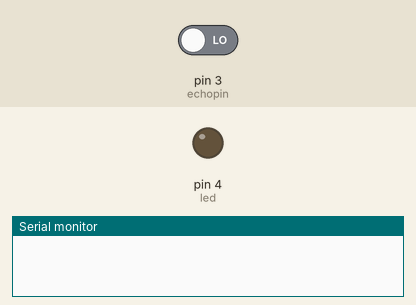
A sketch run on a simulated Arduino Uno, built with avr-gcc and run on an emulated ATmega328P. Shown: output pins drawn as LEDs (lit = HIGH), the last lines printed to the serial monitor. The inputs (shaded band) are chosen by the test bench; at power-on: pin 3 (echopin) LOW. Pins used as bus, display or sensor lines are not drawn.

Above: at 0.1 s.
At 3.1 s:
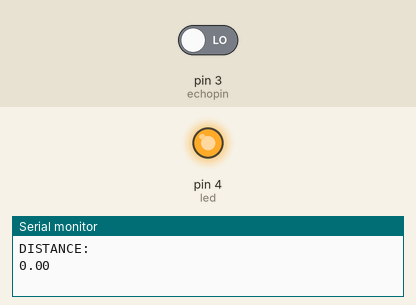
Timing chart, 0 to 4.6 s (numbered marks = the images above):
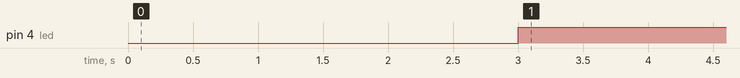

The sketch:

ULTRASONIC.ino
```cpp
# define trigpin 2
# define echopin 3
# define led 4
float duration;
float distance;

void setup() {
  // put your setup code here, to run once:

  pinMode(trigpin,OUTPUT);
  pinMode(echopin,INPUT);
  pinMode(led,OUTPUT);
  Serial.begin(9600);

}

void loop() {
  // put your main code here, to run repeatedly:

  digitalWrite(trigpin,LOW);
  delay(1000);

  digitalWrite(trigpin,HIGH);
  delay(1000);

  digitalWrite(trigpin,LOW);
   duration=pulseIn(echopin,HIGH);
  distance=0.034*duration/2.0;
  Serial.println("DISTANCE:");
  Serial.println(distance);

  if(distance < 30.0)
  {
    digitalWrite(led,HIGH);
    delay(1000);
  }

  else
  {
    digitalWrite(led,LOW);
    delay(1000);
  }

}
```

Measured:
- by itself, pin 4 (led): LOW → HIGH at 3.0 s
